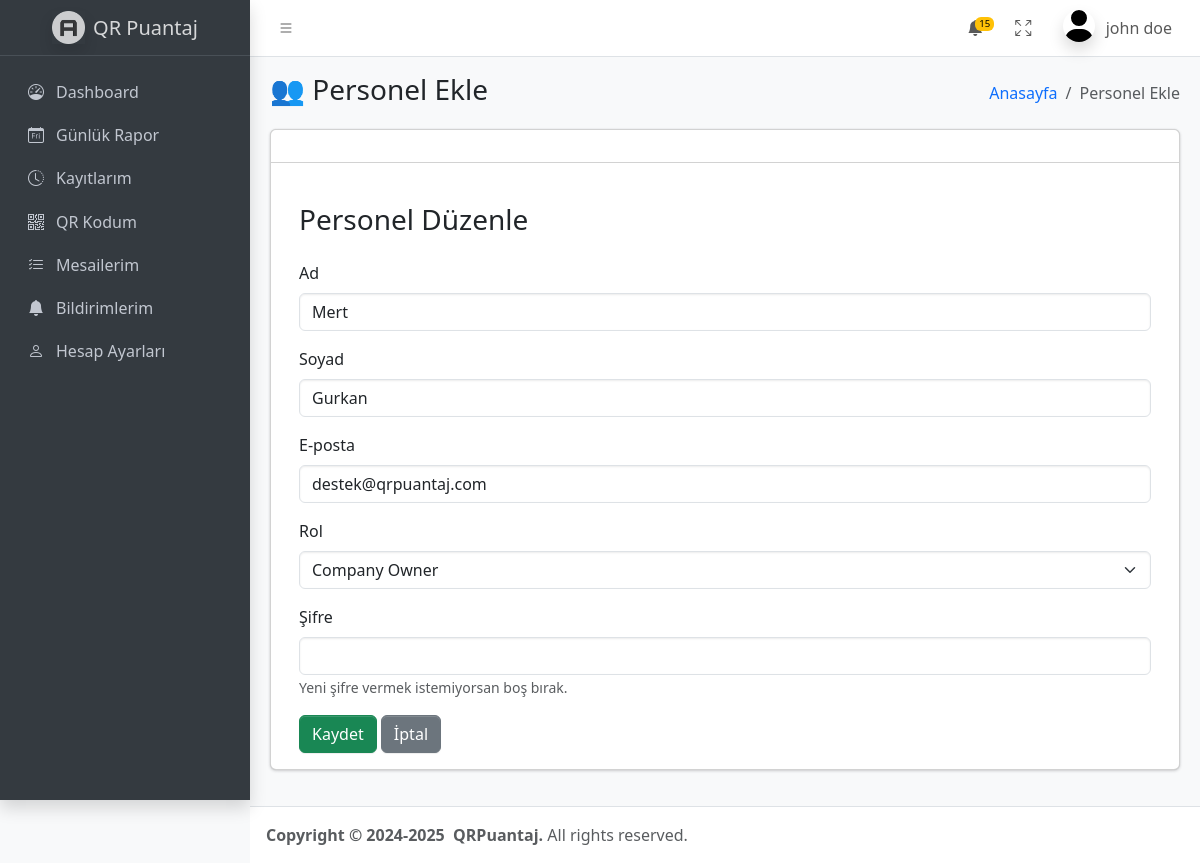
Page /staff/4/edit/ (signed in) on the committed database.
### users/models.py (models this page shows, shortened)
class User(AbstractUser):
    username = None
    email = models.EmailField(unique=True)
    USERNAME_FIELD = 'email'
    REQUIRED_FIELDS = []
    ROLE_CHOICES = (
        ('company_owner', 'Company Owner'),
        ('hr', 'HR Manager'),
        ('staff', 'Staff'),
    )
    role = models.CharField(max_length=20, choices=ROLE_CHOICES)
    company = models.ForeignKey('core.Company', on_delete=models.SET_NULL, null=True, blank=True)
    branch = models.ForeignKey('core.Branch', on_delete=models.SET_NULL, null=True, blank=True)
    objects = UserManager()

### core/views.py (the view)
# urls.py: path('staff/<int:user_id>/edit/', staff_update, name='staff_update'),
def staff_update(request, user_id):
    person = get_object_or_404(User, id=user_id, company=request.user.company)
    if request.method == 'POST':
        form = StaffForm(request.POST, instance=person)
        if form.is_valid():
            form.save()
            messages.success(request, "Personel güncellendi.")
            return redirect('staff_list')
    else:
        form = StaffForm(instance=person)
    return render(request, 'staff-form.html', {'form': form, 'is_edit': True, 'person': person})

### users/forms.py (shortened to what this page needs)
class StaffForm(forms.ModelForm):
    password = forms.CharField(
        widget=forms.PasswordInput(),   # ← Parantez eklendi
        required=False,
        help_text="Yeni şifre vermek istemiyorsan boş bırak."
    )
    class Meta:
        model = User
        fields = ['first_name', 'last_name', 'email', 'role', 'password']

### users/templatetags/form_extras.py (called while the page is built)
@register.filter(name='add_class')
def add_class(field, css_class):
    return field.as_widget(attrs={"class": css_class})

### templates/staff-form.html (shortened to what this page needs)
{% extends "base/base.html" %}
{% load form_extras %}
{% block content %}
<main class="app-main">
    <div class="app-content-header">
      <div class="container-fluid">
        <div class="row">
          <div class="col-sm-6"><h3 class="mb-0">👥 Personel Ekle</h3></div>
          <div class="col-sm-6">
            <ol class="breadcrumb float-sm-end">
              <li class="breadcrumb-item"><a href="{% url "home" %}">Anasayfa</a></li>
              <li class="breadcrumb-item active" aria-current="page">Personel Ekle</li>
            </ol>
          </div>
        </div>
        </div>
        </div>
    <div class="app-content">
      <div class="container-fluid">
        <div class="row">
          <div class="col-md-12">
            <div class="card mb-4">
              <div class="card-header"></div>
              <div class="card-body">
                <div class="container mt-4">
                    <h3>{{ is_edit|yesno:"Personel Düzenle,Yeni Personel Ekle" }}</h3>
                    <form method="post" class="mt-4">
                        <div class="mb-3">
                          <label for="id_first_name" class="form-label">Ad</label>
                          {{ form.first_name|add_class:"form-control" }}
                        </div>
                        <div class="mb-3">
                          <label for="id_last_name" class="form-label">Soyad</label>
                          {{ form.last_name|add_class:"form-control" }}
                        </div>
                        <div class="mb-3">
                          <label for="id_email" class="form-label">E-posta</label>
                          {{ form.email|add_class:"form-control" }}
                        </div>
                        <div class="mb-3">
                          <label for="id_role" class="form-label">Rol</label>
                          {{ form.role|add_class:"form-select" }}
                        </div>
                        <div class="mb-3">
                          <label for="id_password" class="form-label">Şifre</label>
                          {{ form.password|add_class:"form-control" }}
                          {% if form.password.help_text %}<small class="text-muted">{{ form.password.help_text }}</small>{% endif %}
                        </div>
                        <button type="submit" class="btn btn-success">
                          {{ is_edit|yesno:"Kaydet,Ekle" }}
                        </button>
                        <a href="{% url 'staff_list' %}" class="btn btn-secondary">İptal</a>
                      </form>
              </div>
            </div>
          </div>
        </div>
      </div>
    </div>
  </main>
{% endblock content %}

### templates/base/components/nav.html (shortened to what this page needs)
{% load static %}
 <body class="layout-fixed sidebar-expand-lg bg-body-tertiary">
    <div class="app-wrapper">
      <nav class="app-header navbar navbar-expand bg-body">
        <div class="container-fluid">
          <ul class="navbar-nav">
            <li class="nav-item">
              <a class="nav-link" data-lte-toggle="sidebar" href="#" role="button">
                <i class="bi bi-list"></i>
              </a>
            </li>
          </ul>
          <ul class="navbar-nav ms-auto">
            <li class="nav-item dropdown">
              <a class="nav-link" data-bs-toggle="dropdown" href="#">
                <span class="navbar-badge badge text-bg-warning">15</span>
              </a>
            </li>
            <li class="nav-item">
              <a class="nav-link" href="#" data-lte-toggle="fullscreen">
                <i data-lte-icon="maximize" class="bi bi-arrows-fullscreen"></i>
              </a>
            </li>
            <li class="nav-item dropdown user-menu">
              <a href="#" class="nav-link dropdown-toggle" data-bs-toggle="dropdown">
                <span class="d-none d-md-inline">
                  {{ request.user.first_name }} {{ request.user.last_name }}
                </span>
              </a>
            </li>
          </ul>
        </div>
      </nav>
      <aside class="app-sidebar bg-body-secondary shadow" data-bs-theme="dark">
        <div class="sidebar-brand">
          <a href="./index.html" class="brand-link">
            <img
              src={% static '/assets/img/AdminLTELogo.png' %}
              alt="AdminLTE Logo"
              class="brand-image opacity-75 shadow"
            />
            <span class="brand-text fw-light">QR Puantaj</span>
          </a>
        </div>
        <div class="sidebar-wrapper">
          <nav class="mt-2">
<ul class="nav sidebar-menu flex-column"
    data-lte-toggle="treeview"
    role="menu" data-accordion="false">
  <li class="nav-item">
    <a href="{% url 'home' %}"
       class="nav-link {% if request.resolver_match.url_name == 'home' %}active{% endif %}">
      <i class="nav-icon bi bi-speedometer"></i>
      <p>Dashboard</p>
    </a>
  </li>
  {% if not request.user.is_staff %}
  <li class="nav-item">
    <a href="{% url 'daily_attendance_report' %}" class="nav-link">
      <i class="nav-icon bi bi-calendar-day"></i>
      <p>Günlük Rapor</p>
    </a>
  </li>
  <li class="nav-item">
    <a href="#" class="nav-link">
      <i class="nav-icon bi bi-clock-history"></i>
      <p>Kayıtlarım</p>
    </a>
  </li>
  <li class="nav-item">
    <a href="#" class="nav-link">
      <i class="nav-icon bi bi-qr-code"></i>
      <p>QR Kodum</p>
    </a>
  </li>
  <li class="nav-item">
    <a href="#" class="nav-link">
      <i class="nav-icon bi bi-list-check"></i>
      <p>Mesailerim</p>
    </a>
  </li>
  <li class="nav-item">
    <a href="#" class="nav-link">
      <i class="nav-icon bi bi-bell-fill"></i>
      <p>Bildirimlerim</p>
    </a>
  </li>
  <li class="nav-item">
    <a href="#" class="nav-link">
      <i class="nav-icon bi bi-person"></i>
      <p>Hesap Ayarları</p>
    </a>
  </li>
  {% endif %}
</ul>
          </nav>
        </div>
      </aside>

### rows in the picture
User: user.first_name "john", user.last_name "doe"
User: first_name "Mert", last_name "Gurkan", email "destek@qrpuantaj.com", role "Company Owner"

### other values in the picture
{{ is_edit|yesno:"Personel Düzenle,Yeni Personel Ekle" }} "Personel Düzenle"
{{ is_edit|yesno:"Kaydet,Ekle" }} "Kaydet"
